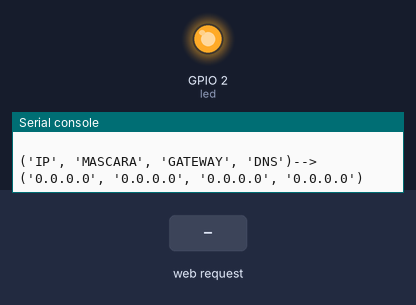
Simulated run of this program. Board: ESP8266 board running MicroPython. On the bench: output pins drawn as LEDs (lit = HIGH, except the on-board LED, lit = LOW), the last lines printed to the serial console. The inputs (shaded band) are chosen by the test bench. WiFi joins after 1.5 s.

Above: at 1.2 s.
1.3 s: HTTP request GET /?led=on received
At 2.2 s:
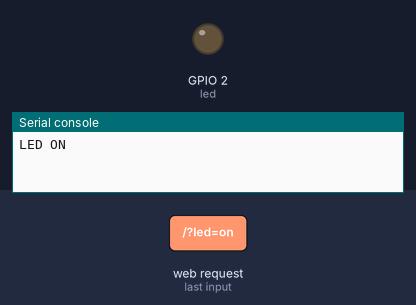
2.8 s: HTTP request GET /?led=off received
At 3.4 s:
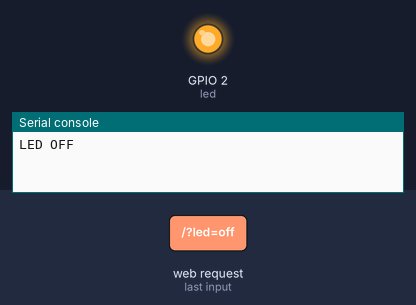
Timing chart, 0 to 5.8 s (numbered marks = the images above; inputs shaded):
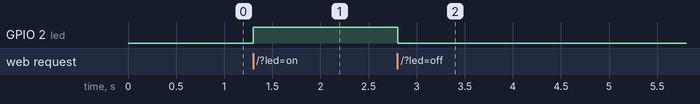

The program:

Web_Server.py
```python
#Referencia-->https://randomnerdtutorials.com/esp32-esp8266-micropython-web-server/

#------------------Librerias----------------

#Podriamos importar directamente socket, pero usocket es una api mas completa
import usocket as socket

#Importamos la api de red, para conectarnos a una red WIFI
import network

from machine import Pin

import time

#Desactivamos los msj de depuracion del Sist. Op del proveedor, menos procesamiento, mas rapido
import esp
esp.osdebug(None)

#Recolector de elementos, limpieza de objetos no utilizados mas en memoria, por
#ende ahorro de espacio en memoria flash
import gc
gc.collect()

#------------------Fin Librerias----------------

#------------------Pines----------------
led=Pin(2, Pin.OUT)#D4
#------------------Fin Pines----------------

#------------------Conexion Wifi e Interfaz-----------------

ssid = 'FLIA.WEITZEL'
password = '20203030'

station = network.WLAN(network.STA_IF)

station.active(True)

station.connect(ssid, password)

#------------------Fin Conexion Wifi e Interfaz-----------------

#---------------Testeamos la conexion wifi y la Interfaz----------------


#Estado de la interface
estado_Interface = station.active()

if estado_Interface == True:
    print("Se ha establecido la Conexión con la Interface de Forma Correcta..\n")
if estado_Interface == False:
    print("No se ha establecido la Conexión con la Interface de Forma Correcta..\n")
#while not estado_Interface == True:
    #print("Intentando establecer la Conexión con la Interface..\n")


#Comprobamos la conexion
estado_Conexion = station.isconnected()

if estado_Conexion == True:

    print("Se ha establecido la Conexión a la Red de Forma Correcta..\n")

if not estado_Conexion == True:

    print("No se ha establecido la Conexión a la Red de Forma Correcta..\n")

    pass

#while not estado_Conexion == True:

    #print("Intentando Establecer Conexión a la Red..\n")

    #pass

print("Se ha establecido la Conexión a la Red de Forma Correcta\n")
print("('IP', 'MASCARA', 'GATEWAY', 'DNS')-->",station.ifconfig())


#---------------Fin Testeo de la conexion wifi y la interfaz----------------


#------------------Creacion Socket----------------------

#Creamos un socket de escucha para escuchar las solicitudes entrantes y enviar texto html en respuesta

#Especificamos el tipo de socket
s = socket.socket(socket.AF_INET, socket.SOCK_STREAM)

#con .bind enlazamos el socket a una direccion de red y puerto, al trabajar en localhost es vacia, sino
#le pones la direc ip de tu server
s.bind(('', 80))

#con .listen le indicamoss al server que escuche conexiones, indicamos el numero maximo de conexion en cola(5)
s.listen(5)

#------------------Fin Creacion Socket----------------------

#---------------Formato de la Página Web--------------

#La página web muestra el estado GPIO actual. Por lo tanto, antes de generar el texto HTML, tenemos que
#comprobar el estado del LED. Guardamos su estado en el gpio_state variable:

def web_page():

  if led.value() == 1:
    gpio_state="ON"
  else:
    gpio_state="OFF"

  html ="""
  <html><head> <title>ESP Web Server</title> <meta name="viewport" content="width=device-width, initial-scale=1">
  <link rel="icon" href="data:,"> <style>html{font-family: Helvetica; display:inline-block; margin: 0px auto; text-align: center;}
  h1{color: #0F3376; padding: 2vh;}p{font-size: 1.5rem;}.button{display: inline-block; background-color: #e7bd3b; border: none;
  border-radius: 4px; color: white; padding: 16px 40px; text-decoration: none; font-size: 30px; margin: 2px; cursor: pointer;}
  .button2{background-color: #4286f4;}</style></head><body> <h1>ESP Web Server</h1>
  <p>GPIO state: <strong>""" + gpio_state + """</strong></p><p><a href="/?led=on"><button class="button">ON</button></a></p>
  <p><a href="/?led=off"><button class="button button2">OFF</button></a></p></body></html>"""

  return html

#---------------Fin Formato de la Página Web--------------


while True:


  #---------------Conexion Socket y Manejo de datos----------------------

  #Cuando se establezca una conexion se guarda el nuevo objeto socket para enviar datos con la variable conn y
  #guardamos la direccion ip del cliente para la conexion en el server con la variable addr
  conn, addr = s.accept()

  #Imprimimos la direccion del cliente
  print('Conexión Establecida de %s' % str(addr))

  #Guardamos la solicitud recibida del cliente en el socket, con .recv y 1024 es el numero max de bits que se
  #puede recibir por vez
  request = conn.recv(1024)

  #Convertimos a cadena de texto
  request = str(request)

  #Imprimimos el contenido de la solicitud
  print('Content = %s' % request)


  led_on = request.find('/?led=on')

  led_off = request.find('/?led=off')

  if led_on == 6:
    print('LED ON')
    led.value(1)

  if led_off == 6:
    print('LED OFF')
    led.value(0)

  #Almacenamos el texto html devuelto por la pagina web
  response = web_page()

  #enviamos la respuesta del cliente socket mediante los siguientes metodos
  conn.send('HTTP/1.1 200 OK\n')
  conn.send('Content-Type: text/html\n')
  conn.send('Connection: close\n\n')
  conn.sendall(response)

  #Cerramos la conexion
  conn.close()

  #---------------Conexion Socket y Manejo de datos----------------------
```

Measured:
- after the input at 1.3 s, GPIO 2 (led): LOW → HIGH at once
- after the input at 2.8 s, GPIO 2 (led): HIGH → LOW at once
